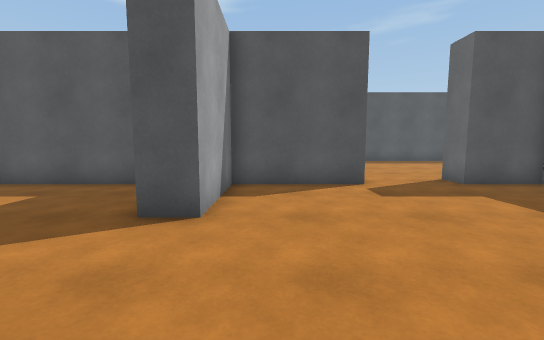
[1] (above)

17 first-person views from a walk through a Unity game level. The camera is 1.2 m above the floor, tilts 6° down and sees 90° across. The floor is counted in squares, 1 m on a side. Each view is taken from the middle of a square. On the plan, view 1 faces up. The plan holds only what a view shows up to about 13 squares ahead; the rest is blank. The player character is not drawn. Surface patterns are stand-ins for the level's own textures.

[2]
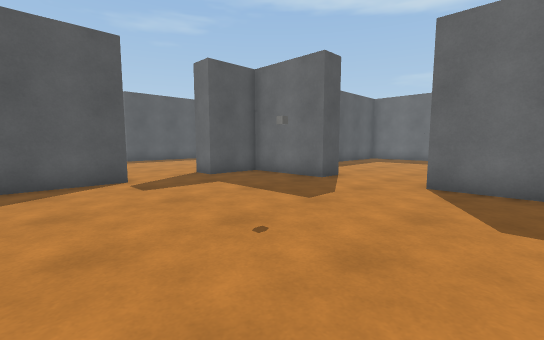

[3]
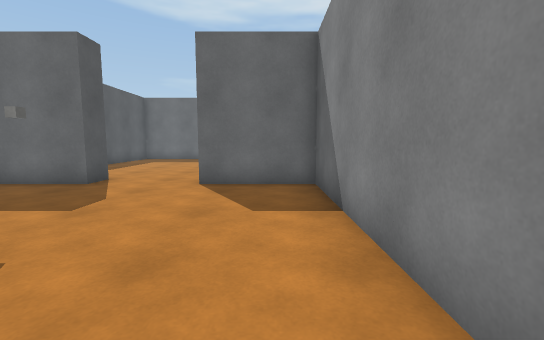

[4]
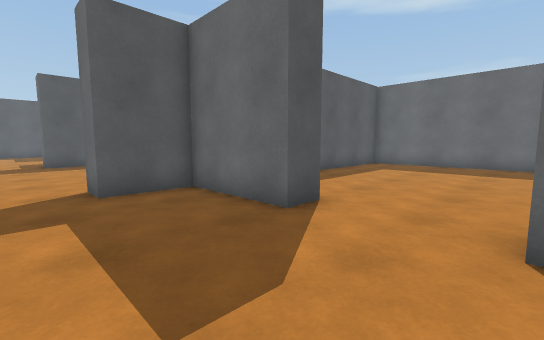

[5]
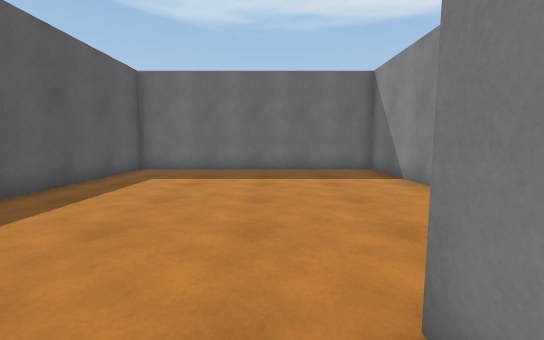

[6]
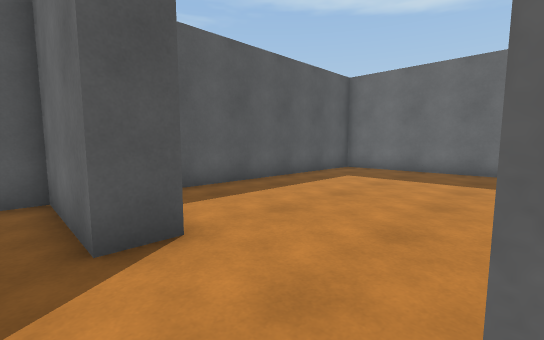

[7]
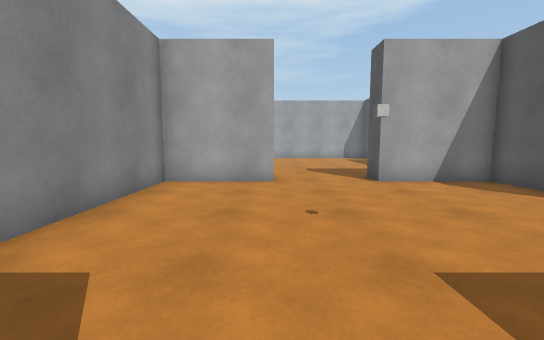

[8]
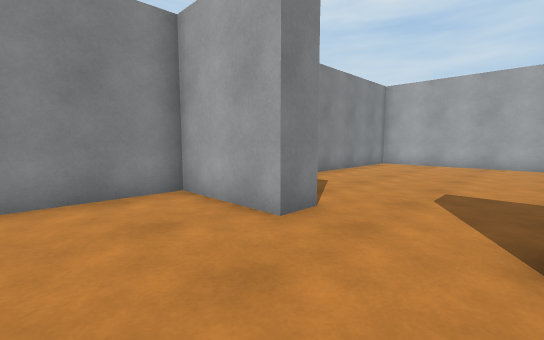

[9]
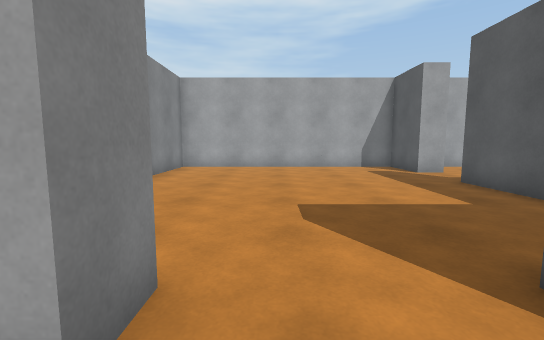

[10]
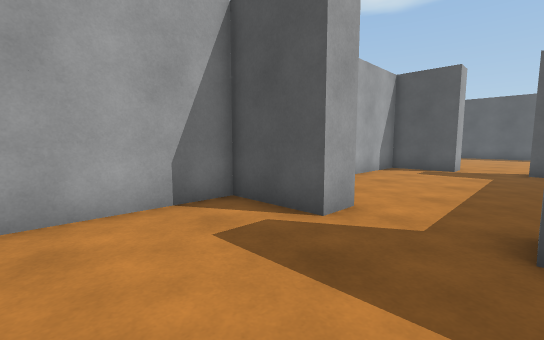

[11]
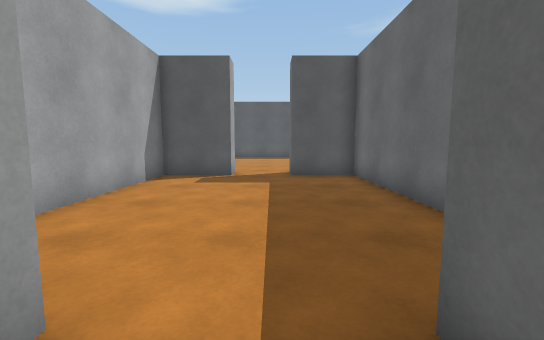

[12]
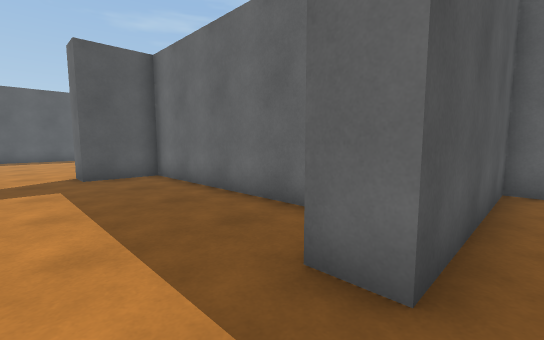

[13]
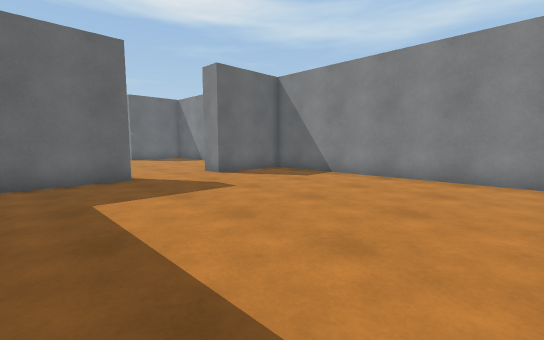

[14]
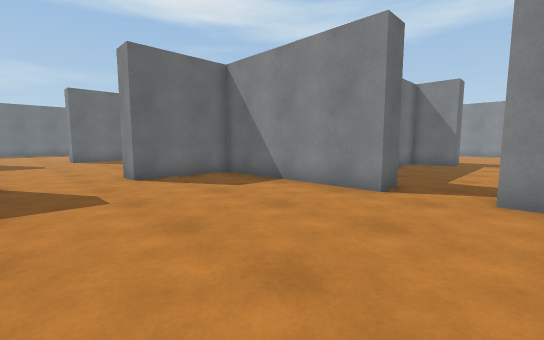

[15]
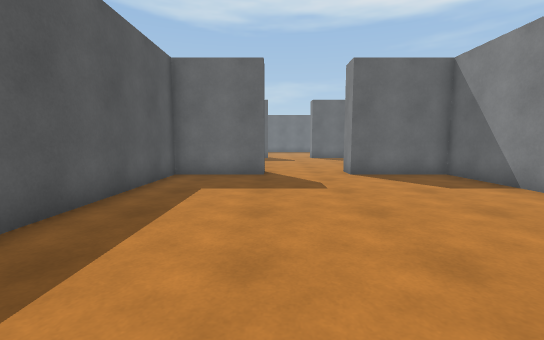

[16]
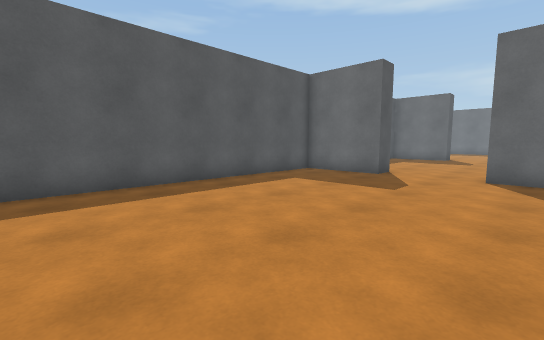

[17]
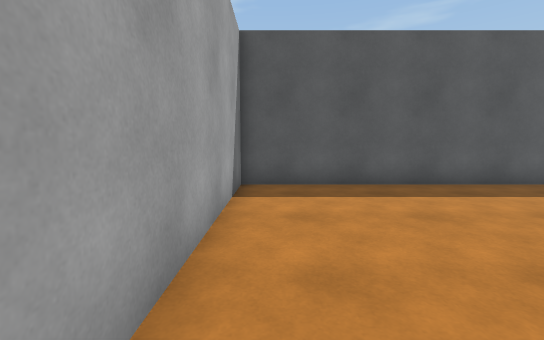

### Floor plan
Points are (right, up) in squares from view 1. A wall is a line through its corners. A room is listed if a view was taken in it or the views show most of it. See-through windows are left out.
Room 1 (views 1, 2, 3, 4, 5, 6, 7, 8)
walls: (7.9, 1.1) (8.6, 1.1); (8.6, 4.2) (7.6, 4.2) (7.6, 7.6) (5.4, 7.6) (5.4, 8.6); (2.6, 7.6) (-1.1, 7.6) (-1.1, 4.2); (-1.1, 1.1) (-1.1, -2.2) (7.6, -2.2) (7.6, 1.1)
ways out: opening at (-0.7, 3) to room 2; opening at (8, 3) to room 4; opening at (4, 9)
Room 2 (views 9, 10, 11, 12, 13)
walls: (-10.4, 8.8) (-10.4, 7.6) (-12.9, 7.6) (-12.9, -2.2) (-2.1, -2.2) (-2.1, 1.1) (-1.1, 1.1); (-6.1, 10) (-6.1, 16.6) (-8.3, 16.6) (-8.3, 17.6); (-1.1, 4.2) (-2.1, 4.2) (-2.1, 7.6) (-8, 7.6) (-8, 8.6); (-10.4, 17.6) (-10.4, 16.6) (-12.9, 16.6) (-12.9, 10.1)
ways out: opening at (-0.7, 3) to room 1; opening at (-9.5, 17.5) to room 3
Room 3 (views 14, 15, 16, 17)
walls: (-8.3, 17.6) (-2.1, 17.6) (-2.1, 21.1) (-1.1, 21.1); (-1.1, 24.3) (-2.1, 24.3) (-2.1, 27.5) (-12.9, 27.5) (-12.9, 20.8); (-11.1, 17.6) (-10.4, 17.6)
ways out: opening at (-9.5, 17.5) to room 2; opening at (-0.7, 23)
Room 4 (no view inside)
walls: (14.1, -2.2) (18.7, -2.2) (18.7, 7.6) (10.2, 7.6)
ways out: opening at (8, 3) to room 1

Positions as (right, up) in squares from view 1, and headings:
1: (0, 0), facing up
2: (0, -1), facing up-right
3: (0, -1), facing right
4: (4, 1), facing up-right
5: (7, 2), facing right
6: (7, 1), facing up-right
7: (7, 1), facing left
8: (2, 4), facing down-left
9: (0, 2), facing left
10: (-8, 4), facing up-left
11: (-9, 7), facing up
12: (-10, 7), facing up-right
13: (-11, 7), facing down-right
14: (-11, 24), facing down-right
15: (-12, 24), facing right
16: (-12, 20), facing up-right
17: (-12, 20), facing up
